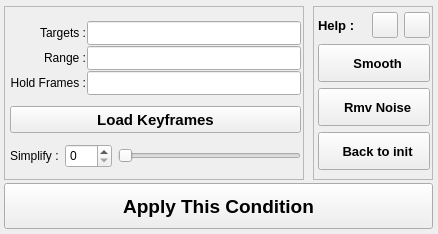
<?xml version="1.0" encoding="UTF-8"?>
<ui version="4.0">
 <class>Simplify</class>
 <widget class="QWidget" name="Simplify">
  <property name="geometry">
   <rect>
    <x>0</x>
    <y>0</y>
    <width>438</width>
    <height>234</height>
   </rect>
  </property>
  <property name="sizePolicy">
   <sizepolicy hsizetype="Fixed" vsizetype="Fixed">
    <horstretch>0</horstretch>
    <verstretch>0</verstretch>
   </sizepolicy>
  </property>
  <property name="minimumSize">
   <size>
    <width>438</width>
    <height>234</height>
   </size>
  </property>
  <property name="maximumSize">
   <size>
    <width>438</width>
    <height>234</height>
   </size>
  </property>
  <property name="windowTitle">
   <string>Simplify Graph</string>
  </property>
  <widget class="QFrame" name="frame">
   <property name="geometry">
    <rect>
     <x>4</x>
     <y>6</y>
     <width>300</width>
     <height>174</height>
    </rect>
   </property>
   <property name="frameShape">
    <enum>QFrame::StyledPanel</enum>
   </property>
   <property name="frameShadow">
    <enum>QFrame::Raised</enum>
   </property>
   <widget class="QWidget" name="layoutWidget">
    <property name="geometry">
     <rect>
      <x>6</x>
      <y>5</y>
      <width>291</width>
      <height>169</height>
     </rect>
    </property>
    <layout class="QVBoxLayout" name="verticalLayout_4">
     <property name="spacing">
      <number>1</number>
     </property>
     <item>
      <layout class="QHBoxLayout" name="horizontalLayout_4">
       <item>
        <layout class="QVBoxLayout" name="verticalLayout_2">
         <item>
          <widget class="QLabel" name="targetLabel">
           <property name="minimumSize">
            <size>
             <width>0</width>
             <height>24</height>
            </size>
           </property>
           <property name="maximumSize">
            <size>
             <width>16777215</width>
             <height>24</height>
            </size>
           </property>
           <property name="text">
            <string>Targets :</string>
           </property>
           <property name="alignment">
            <set>Qt::AlignRight|Qt::AlignTrailing|Qt::AlignVCenter</set>
           </property>
          </widget>
         </item>
         <item>
          <widget class="QLabel" name="rangeLabel">
           <property name="minimumSize">
            <size>
             <width>0</width>
             <height>24</height>
            </size>
           </property>
           <property name="maximumSize">
            <size>
             <width>16777215</width>
             <height>24</height>
            </size>
           </property>
           <property name="text">
            <string>Range :</string>
           </property>
           <property name="alignment">
            <set>Qt::AlignRight|Qt::AlignTrailing|Qt::AlignVCenter</set>
           </property>
          </widget>
         </item>
         <item>
          <widget class="QLabel" name="holdLabel">
           <property name="minimumSize">
            <size>
             <width>0</width>
             <height>24</height>
            </size>
           </property>
           <property name="maximumSize">
            <size>
             <width>16777215</width>
             <height>24</height>
            </size>
           </property>
           <property name="text">
            <string>Hold Frames :</string>
           </property>
           <property name="alignment">
            <set>Qt::AlignRight|Qt::AlignTrailing|Qt::AlignVCenter</set>
           </property>
          </widget>
         </item>
        </layout>
       </item>
       <item>
        <layout class="QVBoxLayout" name="verticalLayout">
         <item>
          <widget class="QLineEdit" name="tgOj">
           <property name="minimumSize">
            <size>
             <width>0</width>
             <height>24</height>
            </size>
           </property>
           <property name="maximumSize">
            <size>
             <width>16777215</width>
             <height>24</height>
            </size>
           </property>
           <property name="font">
            <font>
             <pointsize>9</pointsize>
            </font>
           </property>
           <property name="readOnly">
            <bool>true</bool>
           </property>
          </widget>
         </item>
         <item>
          <widget class="QLineEdit" name="frRg">
           <property name="minimumSize">
            <size>
             <width>0</width>
             <height>24</height>
            </size>
           </property>
           <property name="maximumSize">
            <size>
             <width>16777215</width>
             <height>24</height>
            </size>
           </property>
           <property name="readOnly">
            <bool>true</bool>
           </property>
          </widget>
         </item>
         <item>
          <widget class="QLineEdit" name="hdFr">
           <property name="minimumSize">
            <size>
             <width>0</width>
             <height>24</height>
            </size>
           </property>
           <property name="maximumSize">
            <size>
             <width>16777215</width>
             <height>24</height>
            </size>
           </property>
           <property name="readOnly">
            <bool>false</bool>
           </property>
          </widget>
         </item>
        </layout>
       </item>
      </layout>
     </item>
     <item>
      <widget class="QPushButton" name="loBtn">
       <property name="minimumSize">
        <size>
         <width>0</width>
         <height>27</height>
        </size>
       </property>
       <property name="maximumSize">
        <size>
         <width>16777215</width>
         <height>27</height>
        </size>
       </property>
       <property name="font">
        <font>
         <pointsize>11</pointsize>
         <weight>75</weight>
         <bold>true</bold>
        </font>
       </property>
       <property name="text">
        <string>Load Keyframes</string>
       </property>
      </widget>
     </item>
     <item>
      <layout class="QHBoxLayout" name="horizontalLayout_3">
       <property name="spacing">
        <number>6</number>
       </property>
       <item>
        <widget class="QLabel" name="Simplify_Label">
         <property name="font">
          <font>
           <pointsize>9</pointsize>
           <weight>50</weight>
           <bold>false</bold>
          </font>
         </property>
         <property name="text">
          <string>Simplify :</string>
         </property>
        </widget>
       </item>
       <item>
        <widget class="QSpinBox" name="numSl">
         <property name="minimumSize">
          <size>
           <width>0</width>
           <height>24</height>
          </size>
         </property>
         <property name="maximumSize">
          <size>
           <width>16777215</width>
           <height>24</height>
          </size>
         </property>
         <property name="maximum">
          <number>100</number>
         </property>
        </widget>
       </item>
       <item>
        <widget class="QSlider" name="adSld">
         <property name="minimumSize">
          <size>
           <width>0</width>
           <height>24</height>
          </size>
         </property>
         <property name="maximumSize">
          <size>
           <width>16777215</width>
           <height>24</height>
          </size>
         </property>
         <property name="maximum">
          <number>100</number>
         </property>
         <property name="sliderPosition">
          <number>0</number>
         </property>
         <property name="orientation">
          <enum>Qt::Horizontal</enum>
         </property>
        </widget>
       </item>
      </layout>
     </item>
    </layout>
   </widget>
  </widget>
  <widget class="QPushButton" name="apBtn">
   <property name="geometry">
    <rect>
     <x>4</x>
     <y>183</y>
     <width>429</width>
     <height>46</height>
    </rect>
   </property>
   <property name="minimumSize">
    <size>
     <width>85</width>
     <height>31</height>
    </size>
   </property>
   <property name="maximumSize">
    <size>
     <width>6550</width>
     <height>6550</height>
    </size>
   </property>
   <property name="font">
    <font>
     <pointsize>14</pointsize>
     <weight>75</weight>
     <bold>true</bold>
    </font>
   </property>
   <property name="text">
    <string>Apply This Condition</string>
   </property>
  </widget>
  <widget class="QFrame" name="frame_2">
   <property name="geometry">
    <rect>
     <x>313</x>
     <y>6</y>
     <width>120</width>
     <height>174</height>
    </rect>
   </property>
   <property name="frameShape">
    <enum>QFrame::StyledPanel</enum>
   </property>
   <property name="frameShadow">
    <enum>QFrame::Raised</enum>
   </property>
   <widget class="QWidget" name="">
    <property name="geometry">
     <rect>
      <x>5</x>
      <y>6</y>
      <width>112</width>
      <height>162</height>
     </rect>
    </property>
    <layout class="QVBoxLayout" name="verticalLayout_3">
     <item>
      <layout class="QHBoxLayout" name="horizontalLayout">
       <item>
        <widget class="QLabel" name="label">
         <property name="font">
          <font>
           <pointsize>10</pointsize>
           <weight>75</weight>
           <bold>true</bold>
          </font>
         </property>
         <property name="text">
          <string>Help :</string>
         </property>
        </widget>
       </item>
       <item>
        <widget class="QPushButton" name="manBtn">
         <property name="minimumSize">
          <size>
           <width>26</width>
           <height>26</height>
          </size>
         </property>
         <property name="maximumSize">
          <size>
           <width>26</width>
           <height>26</height>
          </size>
         </property>
         <property name="font">
          <font>
           <pointsize>8</pointsize>
          </font>
         </property>
         <property name="text">
          <string/>
         </property>
         <property name="iconSize">
          <size>
           <width>20</width>
           <height>20</height>
          </size>
         </property>
        </widget>
       </item>
       <item>
        <widget class="QPushButton" name="movBtn">
         <property name="minimumSize">
          <size>
           <width>26</width>
           <height>26</height>
          </size>
         </property>
         <property name="maximumSize">
          <size>
           <width>26</width>
           <height>26</height>
          </size>
         </property>
         <property name="font">
          <font>
           <pointsize>8</pointsize>
          </font>
         </property>
         <property name="text">
          <string/>
         </property>
         <property name="iconSize">
          <size>
           <width>20</width>
           <height>20</height>
          </size>
         </property>
        </widget>
       </item>
      </layout>
     </item>
     <item>
      <widget class="QPushButton" name="smoothBtn">
       <property name="minimumSize">
        <size>
         <width>90</width>
         <height>38</height>
        </size>
       </property>
       <property name="font">
        <font>
         <pointsize>10</pointsize>
         <weight>75</weight>
         <bold>true</bold>
        </font>
       </property>
       <property name="layoutDirection">
        <enum>Qt::LeftToRight</enum>
       </property>
       <property name="text">
        <string>  Smooth</string>
       </property>
      </widget>
     </item>
     <item>
      <widget class="QPushButton" name="rmPeakBtn">
       <property name="minimumSize">
        <size>
         <width>100</width>
         <height>38</height>
        </size>
       </property>
       <property name="font">
        <font>
         <pointsize>10</pointsize>
         <weight>75</weight>
         <bold>true</bold>
        </font>
       </property>
       <property name="text">
        <string>  Rmv Noise</string>
       </property>
      </widget>
     </item>
     <item>
      <widget class="QPushButton" name="rsBtn">
       <property name="minimumSize">
        <size>
         <width>0</width>
         <height>38</height>
        </size>
       </property>
       <property name="font">
        <font>
         <pointsize>10</pointsize>
         <weight>75</weight>
         <bold>true</bold>
        </font>
       </property>
       <property name="text">
        <string>  Back to init</string>
       </property>
      </widget>
     </item>
    </layout>
   </widget>
  </widget>
 </widget>
 <resources/>
 <connections>
  <connection>
   <sender>numSl</sender>
   <signal>valueChanged(int)</signal>
   <receiver>adSld</receiver>
   <slot>setValue(int)</slot>
   <hints>
    <hint type="sourcelabel">
     <x>41</x>
     <y>171</y>
    </hint>
    <hint type="destinationlabel">
     <x>202</x>
     <y>170</y>
    </hint>
   </hints>
  </connection>
  <connection>
   <sender>adSld</sender>
   <signal>valueChanged(int)</signal>
   <receiver>numSl</receiver>
   <slot>setValue(int)</slot>
   <hints>
    <hint type="sourcelabel">
     <x>202</x>
     <y>170</y>
    </hint>
    <hint type="destinationlabel">
     <x>41</x>
     <y>171</y>
    </hint>
   </hints>
  </connection>
 </connections>
</ui>
